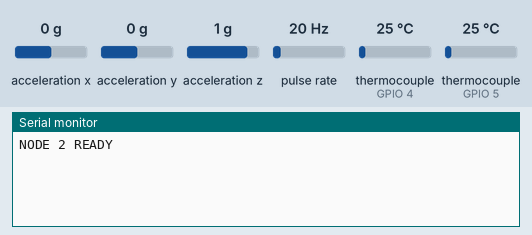
This sketch was run on a simulated ESP32. Shown: the last lines printed to the serial monitor. Wiring (inferred from the names in the program): pulse sensor: data GPIO 27. Inputs (shaded band) come from the test bench; at power-on: pulse rate 20 Hz, acceleration x 0 g, acceleration y 0 g, acceleration z 1 g, thermocouple (sensors on GPIO 4, GPIO 5) 25 °C.

Above: at 1.2 s.
1.3 s: pulse rate (sensor on GPIO 27) set to 4 Hz
At 1.3 s:
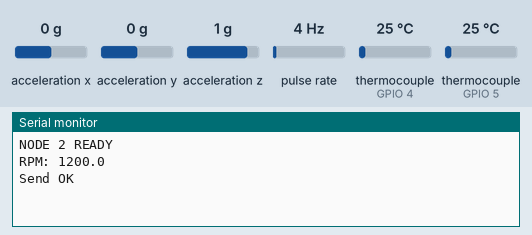
2.8 s: pulse rate (sensor on GPIO 27) set to 50 Hz
At 4.0 s:
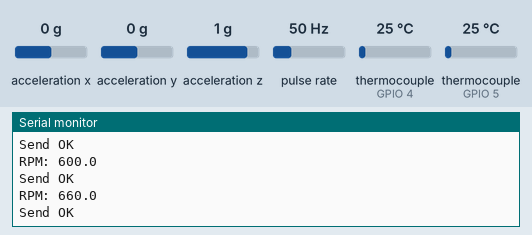
Timing chart, 0 to 5.8 s (numbered marks = the images above; inputs shaded):
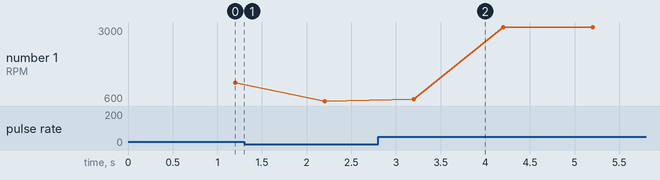

Measured:
- after the input at 2.8 s, the serial monitor: prints a new line after 0.40 s (image 2)
- plotted number 1: 1200 → 600 after the input at 1.3 s, 600 → 3000 after the input at 2.8 s

The sketch:

node_with_rpm.ino
```cpp
#include <Wire.h>
#include <WiFi.h>
#include <esp_now.h>
#include <Adafruit_Sensor.h>
#include <Adafruit_ADXL345_U.h>
#include <max6675.h>
#include <math.h>

/* ================= CONFIG ================= */
uint8_t m1CollectorMAC[] = {0xCC, 0xDB, 0xA7, 0x53, 0x46, 0x80};

static const uint8_t NODE_ID = 2;
static const uint32_t SLOT_MS = 100;
static const uint32_t SAMPLE_RATE = 200;
static const uint32_t WINDOW_MS = 1000;

/* ================= PACKET ================= */
typedef struct __attribute__((packed)) {
  uint8_t nodeId;
  uint16_t seq;
  float v[6];
} NodePacket;

NodePacket pkt;
uint16_t seqNo = 0;

/* ================= ADXL345 ================= */
Adafruit_ADXL345_Unified accel1(1);
Adafruit_ADXL345_Unified accel2(2);

/* ================= MAX6675 ================= */
int thermoSO = 19;
int thermoSCK = 18;
int thermoCS1 = 5;
int thermoCS2 = 4;

MAX6675 therm1(thermoSCK, thermoCS1, thermoSO);
MAX6675 therm2(thermoSCK, thermoCS2, thermoSO);

/* ================= RPM SENSOR ================= */
#define RPM_PIN 27

volatile uint32_t pulseCount = 0;

/* ================= RMS STATE ================= */
unsigned long lastSample = 0;
unsigned long lastWindow = 0;

float sumSq1 = 0, sumSq2 = 0;
int count1 = 0, count2 = 0;

/* ================= HELPERS ================= */
static float safeFloat(float x) {
  if (isnan(x) || isinf(x)) return NAN;
  return x;
}

static float magFromAccel(const sensors_event_t &e) {
  float m = sqrtf(e.acceleration.x * e.acceleration.x +
                  e.acceleration.y * e.acceleration.y +
                  e.acceleration.z * e.acceleration.z);
  return safeFloat(m);
}

/* ================= RPM INTERRUPT ================= */
void IRAM_ATTR pulseISR() {
  pulseCount++;
}

/* ================= ESP-NOW ================= */
void onSent(const wifi_tx_info_t *tx_info, esp_now_send_status_t status) {
  Serial.println(status == ESP_NOW_SEND_SUCCESS ? "Send OK" : "Send FAIL");
}

void initEspNow() {
  WiFi.mode(WIFI_STA);
  WiFi.disconnect(true, true);

  esp_now_init();
  esp_now_register_send_cb(onSent);

  esp_now_peer_info_t peer{};
  memcpy(peer.peer_addr, m1CollectorMAC, 6);
  peer.channel = 0;
  peer.encrypt = false;
  esp_now_add_peer(&peer);
}

/* ================= SEND ================= */
void sendPacket(float t1, float t2, float rms1, float rms2, float rpm) {

  pkt.nodeId = NODE_ID;
  pkt.seq = seqNo++;

  pkt.v[0] = safeFloat(t1);
  pkt.v[1] = safeFloat(t2);
  pkt.v[2] = safeFloat(rms1);
  pkt.v[3] = safeFloat(rms2);
  pkt.v[4] = safeFloat(rpm);
  pkt.v[5] = NAN;

  esp_now_send(m1CollectorMAC, (uint8_t*)&pkt, sizeof(pkt));
}

/* ================= SETUP ================= */
void setup() {
  Serial.begin(115200);
  Wire.begin(21, 22);

  initEspNow();

  accel1.begin(0x53);
  accel2.begin(0x1D);

  accel1.setRange(ADXL345_RANGE_16_G);
  accel2.setRange(ADXL345_RANGE_16_G);

  pinMode(RPM_PIN, INPUT_PULLUP);
  attachInterrupt(digitalPinToInterrupt(RPM_PIN), pulseISR, FALLING);

  lastSample = millis();
  lastWindow = millis();

  Serial.println("NODE 2 READY");
}

/* ================= LOOP ================= */
void loop() {
  unsigned long now = millis();

  // vibration sampling
  if (now - lastSample >= (1000 / SAMPLE_RATE)) {
    lastSample = now;

    sensors_event_t e1, e2;
    accel1.getEvent(&e1);
    accel2.getEvent(&e2);

    float mag1 = magFromAccel(e1);
    float mag2 = magFromAccel(e2);

    if (!isnan(mag1)) { sumSq1 += mag1 * mag1; count1++; }
    if (!isnan(mag2)) { sumSq2 += mag2 * mag2; count2++; }
  }

  // every 1 sec window
  if (now - lastWindow >= WINDOW_MS) {
    lastWindow += WINDOW_MS;

    float rms1 = count1 ? sqrtf(sumSq1 / count1) : NAN;
    float rms2 = count2 ? sqrtf(sumSq2 / count2) : NAN;

    float t1 = therm1.readCelsius();
    float t2 = therm2.readCelsius();

    noInterrupts();
    uint32_t pulses = pulseCount;
    pulseCount = 0;
    interrupts();

    float rpm = pulses * 60.0;  // adjust if multiple teeth

    delay(NODE_ID * SLOT_MS);

    Serial.printf("RPM: %.1f\n", rpm);

    sendPacket(t1, t2, rms1, rms2, rpm);

    sumSq1 = sumSq2 = 0;
    count1 = count2 = 0;
  }
}
```
